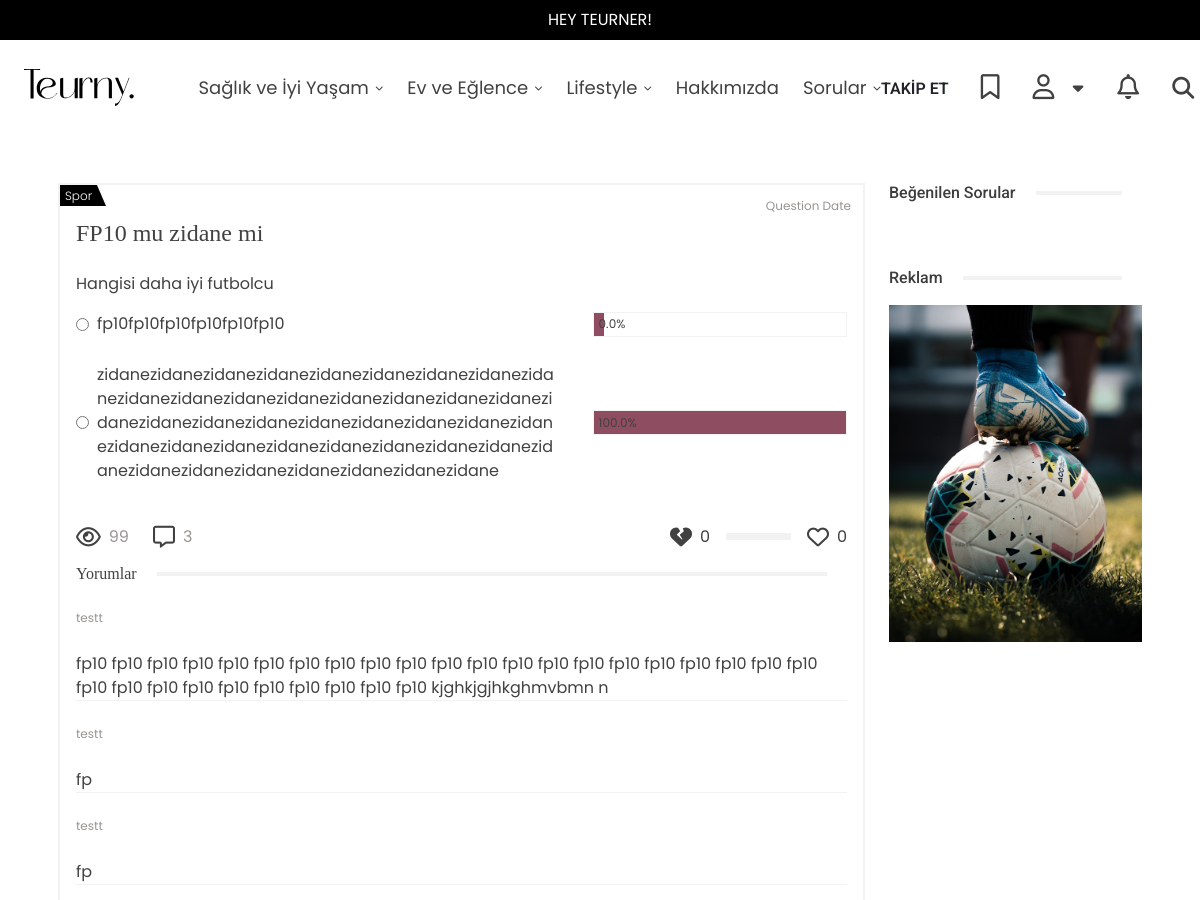
The app's page /ask/4/ (upper part), older data.
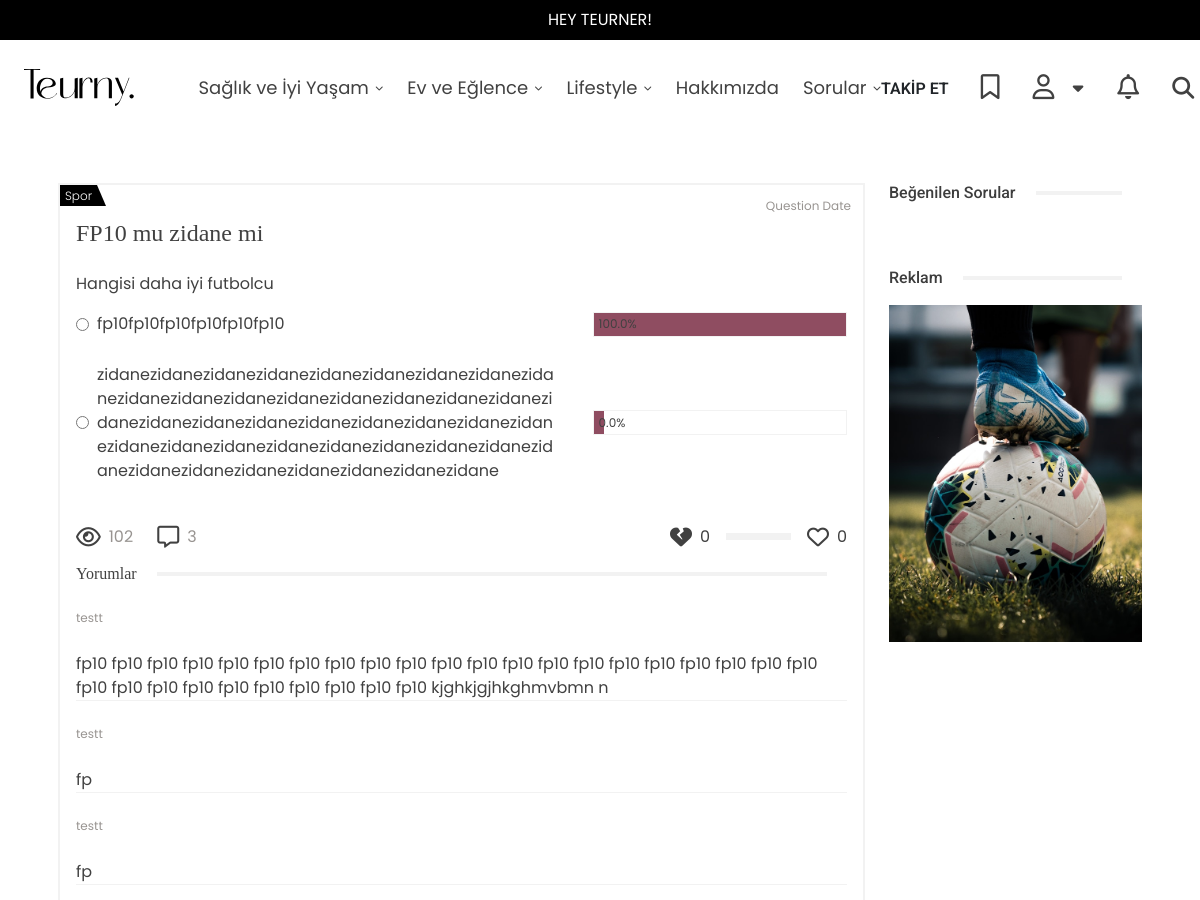
The same page, newer data.
### tuerny_app/models.py (models this page shows, shortened)
class PollOption(models.Model):
    poll = models.ForeignKey(Poll, on_delete=models.CASCADE, related_name="options")
    option_text = models.CharField(max_length=255)
    votes = models.PositiveIntegerField(default=0)
    voted_users = models.ManyToManyField(CustomUser, related_name="voted_options", blank=True, null=True)
    @property
    def vote_count(self):
        return self.voted_users.count()

class Poll(models.Model):
    question = models.OneToOneField(Question, on_delete=models.CASCADE, related_name="poll")
    poll_question = models.CharField(max_length=255)
    created_at = models.DateTimeField(auto_now_add=True)

class Question(models.Model):
    topics = [
        ("destek", "Destek Talebi"),
        ("oneri", "Öneri"),
        ("sikayet", "Şikayet"),
        ("diger", "Diğer"),
    ]
    user = models.ForeignKey(CustomUser, on_delete=models.CASCADE, related_name="questions")
    subcategory = models.ForeignKey(SubCategory, on_delete=models.CASCADE, related_name="question_category", null=True, blank=True)
    topic = models.CharField(max_length=20, choices=topics, verbose_name="Konu", null=True, blank=True)
    title = models.CharField(max_length=255)
    description = models.TextField()
    anonymous = models.BooleanField(default=False)
    created_at = models.DateTimeField(auto_now_add=True)
    likes = models.ManyToManyField(CustomUser, related_name="liked_questions", blank=True)
    dislikes = models.ManyToManyField(CustomUser, related_name="disliked_questions", blank=True)
    views_count = models.PositiveIntegerField(default=0)
    @property
    def like_count(self):
        return self.likes.count()
    @property
    def dislike_count(self):
        return self.dislikes.count()

class SubCategory(models.Model):
    main_category = models.ForeignKey(MainCategory, on_delete=models.CASCADE, related_name="subcategories")
    name = models.CharField(max_length=255)
    slug = models.SlugField(max_length=255, blank=True, null=True)
    saved_users = models.ManyToManyField(CustomUser, related_name="saved_categories", blank=True)

### tuerny_app/views.py (the view)
# urls.py: path("ask/<int:question_id>/", views.ask_details, name="ask"),
def ask_details(request, question_id):
    question = get_object_or_404(Question, id=question_id)
    try:
        if question.poll:
            pool = question.poll
            question_id = question.id
        cache_key = f"viewed_question_{question_id}_{request.user.id if request.user.is_authenticated else request.META['REMOTE_ADDR']}"
        if not cache.get(cache_key):
            question.views_count += 1  # Görüntülenme sayısını artır
            question.save()  # Değişiklikleri veritabanına kaydet
            cache.set(cache_key, True, timeout=10)
        questions = Question.objects.prefetch_related("poll__options")
        poll_data = {}
        for question in questions:
            if hasattr(question, "poll"):
                total_votes = sum(option.vote_count for option in question.poll.options.all())
                poll_data[question.id] = {
                    "total_votes": total_votes,
                    "percentages": {
                        option.id: round((option.vote_count / total_votes * 100), 1) if total_votes > 0 else 0
                        for option in question.poll.options.all()
                    }
                }
        return render(request, 'tuerny_app/ask-details.html', {"pool": pool, "questions": questions, "poll_data": poll_data})
    except Exception as e:
        return redirect("tuerny_app:asked", asked_id = question.id)

### tuerny_app/context_processors.py (called while the page is built)
def categories_context(request):
    categories = MainCategory.objects.all()
    subcategories = SubCategory.objects.all()
    blogs = Blog.objects.all()
    return {
        'categories': categories,
        'subcategories': subcategories,
        'blog': blogs
    }

### tuerny_app/templatetags/math_filters.py (called while the page is built)
@register.filter
def get_item(dictionary, key):
    return dictionary.get(key, None)

### tuerny_app/templates/tuerny_app/ask-details.html (shortened to what the changed rows need)
{% extends 'base.html' %} {% load static %} {% load math_filters %} {% block content %}
<div class="container py-5 ask-detail-container">
	<div class="row ask-detail-row">
		<div class="col-lg-9">
			<div>
				<div class="d-flex flex-column gap-4">
					<div class="question-card">
						<div class="question-card-category">
							<p>{{pool.question.subcategory.name}}</p>
						</div>
						<div class="question-card-date">
							<p>Question Date</p>
						</div>
						<h3 class="question-card-title pb-2">
                <a href="{% url 'tuerny_app:ask' %}">
                  {{pool.question.title}}
                </a>
              </h3>
						<p class="question-card-text py-2">{{pool.poll_question}}</p>
						<form method="post" action="/Controller/ajax/ajax.php?process=surveyvote" class="ajaxFormTrue">
              {% if pool %}
    {% with poll_instance=poll_data|get_item:pool.question.id %}
    {% with total_votes=poll_instance.total_votes|default:0 %}
    {% for vote in pool.options.all %}
        <div class="question-card-survey py-2 vCheckRequired">
            <div class="question-card-survey-item" style="margin-bottom: 10px">
                <div class="question-card-survey-item-label">
                    <input name="vote_{{ pool.question.id }}" value="{{ vote.id }}" type="radio" id="r{{ vote.id }}"
                    {% if request.user in vote.voted_users.all %} checked {% endif %}>
                    <label class="vote-option" for="r{{ vote.id }}">{{ vote.option_text }}</label>
                </div>
                <div class="question-card-survey-item-progress">
                    <div class="question-card-survey-item-progress-rate"
                         id="progress-{{ vote.id }}"
                         style="width: {% if total_votes > 0 %}{{ poll_instance.percentages|get_item:vote.id|floatformat:1 }}{% else %}0{% endif %}%">
                        <span id="percentage-{{ vote.id }}">
                            {% if total_votes > 0 %}
                                {{ poll_instance.percentages|get_item:vote.id|floatformat:1 }}%
                            {% else %}
                                0%
                            {% endif %}
                        </span>
                    </div>
                </div>
            </div>
        </div>
    {% endfor %}
    {% endwith %}
    {% endwith %}
{% endif %}
						</form>
						<div class="d-flex justify-content-between align-items-center pt-4">
							<div class="d-flex gap-4">
								<div class="question-card-button"> <i class="fa-regular fa-eye question-card-button-icon"></i> <span class="question-card-button-text">{{pool.question.views_count}}</span> </div>
								<div class="question-card-button"> <i class="fa-regular fa-message question-card-button-icon"></i> <span class="question-card-button-text">{{ pool.question.comments.count }}</span> </div>
							</div>
							<div class="d-flex align-items-center gap-3">
								<div class="question-card-button">
                  <i style="cursor: pointer" data-id="{{ pool.question.id }}"
                     id="dislike-icon-{{ pool.question.id }}"
                     class="fa-solid fa-heart-crack question-card-button-icon dislike-button {% if request.user in pool.question.dislikes.all %}active{% endif %}"></i>
                  <span id="dislike-count-{{ pool.question.id }}">{{ pool.question.dislike_count }}</span>
              </div>
								<div class="question-card-button">
                  <i style="cursor: pointer" data-id="{{ pool.question.id }}"
                     id="like-icon-{{ pool.question.id }}"
                     class="fa-regular fa-heart question-card-button-icon like-button {% if request.user in pool.question.likes.all %}active{% endif %}"></i>
                  <span id="like-count-{{ pool.question.id }}">{{ pool.question.like_count }}</span>
              </div>
							</div>
						</div>
						<div class="question-card-comments" style="padding-top: 15px">
							<div class="blog-section-title"> <span>Yorumlar</span>
							</div> {% for comment in pool.question.comments.all%}
							<div class="d-flex flex-column gap-3 mt-4">
							</div> {% endfor %}
						</div>
					</div>
				</div>
			</div>
		</div>
    </div>
  </div>
{% endblock content %}

Row changes from the older to the newer data that the page shows:
changed through a linked row, Poll "Hangisi daha iyi futbolcu": question.views_count "99" → "102"
computed for PollOption "fp10fp10fp10fp10fp10fp10": {{ poll_instance.percentages|get_item:vote.id|floatformat:1 }} 0.0 → 100.0 (drawn); percentages|get_item "0.0" → "100.0"
computed for PollOption "☐ zidanezidanezidanezidanezidane": {{ poll_instance.percentages|get_item:vote.id|floatformat:1 }} 100.0 → 0.0 (drawn); percentages|get_item "100.0" → "0.0"
